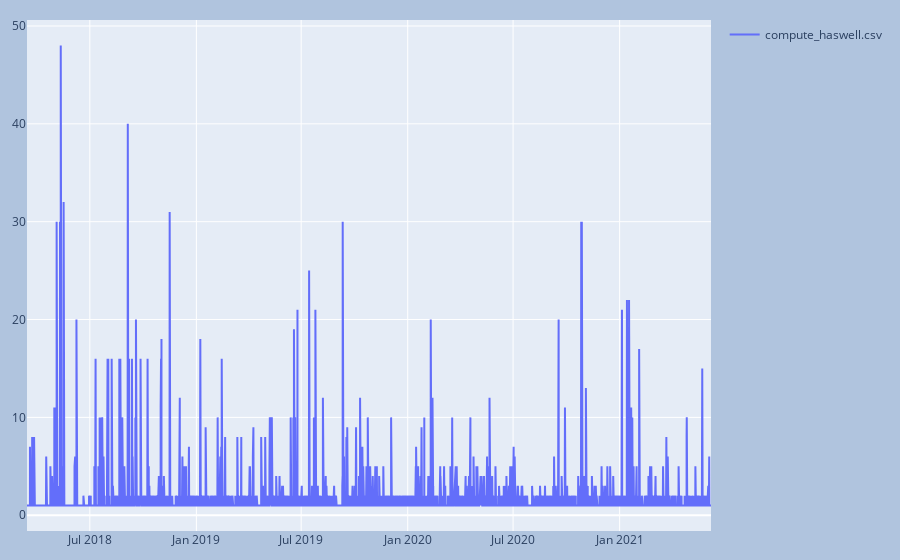

Notebook code cell kept with this figure:
### Code cell
df = pd.read_csv('processed/lease_info_uc/on_demand/%s' % nt)
df.sort_values(by=['start_on'], inplace=True)
plot_lease(df)
uc_on_demand = df.copy()

### Figure 1 — Plotly figure (JSON) as saved in the notebook; plotly's stock layout.template omitted (floating-point values rounded to 4 significant figures; data arrays with more than 128 entries replaced by an {"elided": "..."} marker saying what was removed)
{"data": [{"mode": "lines", "name": "compute_haswell.csv", "type": "scatter", "x": {"elided": "14556 str values"}, "y": {"elided": "14556 int values"}}], "layout": {"margin": {"b": 20, "l": 20, "r": 20, "t": 20}, "paper_bgcolor": "LightSteelBlue", "showlegend": true}}
